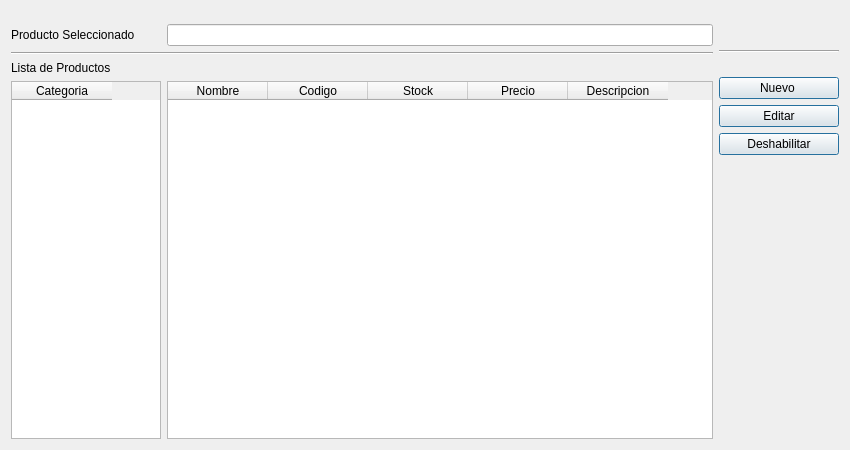
<?xml version="1.0" encoding="UTF-8"?>
<ui version="4.0">
 <class>UI_PRODUCTO</class>
 <widget class="QWidget" name="UI_PRODUCTO">
  <property name="geometry">
   <rect>
    <x>0</x>
    <y>0</y>
    <width>850</width>
    <height>450</height>
   </rect>
  </property>
  <property name="windowTitle">
   <string>Form</string>
  </property>
  <layout class="QGridLayout" name="gridLayout_6">
   <item row="0" column="0">
    <layout class="QGridLayout" name="gridLayout_3">
     <item row="0" column="0" colspan="2">
      <spacer name="horizontalSpacer_2">
       <property name="orientation">
        <enum>Qt::Horizontal</enum>
       </property>
       <property name="sizeType">
        <enum>QSizePolicy::Expanding</enum>
       </property>
       <property name="sizeHint" stdset="0">
        <size>
         <width>13</width>
         <height>13</height>
        </size>
       </property>
      </spacer>
     </item>
     <item row="1" column="0">
      <widget class="QLabel" name="label">
       <property name="text">
        <string>Producto Seleccionado </string>
       </property>
      </widget>
     </item>
     <item row="1" column="1">
      <widget class="QLineEdit" name="lineEdit"/>
     </item>
     <item row="2" column="0" colspan="2">
      <widget class="Line" name="line">
       <property name="orientation">
        <enum>Qt::Horizontal</enum>
       </property>
      </widget>
     </item>
     <item row="3" column="0">
      <widget class="QLabel" name="label_2">
       <property name="text">
        <string>Lista de Productos </string>
       </property>
      </widget>
     </item>
     <item row="4" column="0">
      <widget class="QTableWidget" name="tableWidget">
       <property name="minimumSize">
        <size>
         <width>100</width>
         <height>0</height>
        </size>
       </property>
       <property name="maximumSize">
        <size>
         <width>150</width>
         <height>16777215</height>
        </size>
       </property>
       <column>
        <property name="text">
         <string>Categoria</string>
        </property>
       </column>
      </widget>
     </item>
     <item row="4" column="1">
      <widget class="QTableWidget" name="tableWidget_2">
       <column>
        <property name="text">
         <string>Nombre</string>
        </property>
       </column>
       <column>
        <property name="text">
         <string>Codigo</string>
        </property>
       </column>
       <column>
        <property name="text">
         <string>Stock</string>
        </property>
       </column>
       <column>
        <property name="text">
         <string>Precio</string>
        </property>
       </column>
       <column>
        <property name="text">
         <string>Descripcion</string>
        </property>
       </column>
      </widget>
     </item>
    </layout>
   </item>
   <item row="0" column="1">
    <layout class="QGridLayout" name="gridLayout_2">
     <item row="0" column="0">
      <spacer name="horizontalSpacer">
       <property name="orientation">
        <enum>Qt::Horizontal</enum>
       </property>
       <property name="sizeType">
        <enum>QSizePolicy::Fixed</enum>
       </property>
       <property name="sizeHint" stdset="0">
        <size>
         <width>120</width>
         <height>13</height>
        </size>
       </property>
      </spacer>
     </item>
     <item row="1" column="0">
      <layout class="QGridLayout" name="gridLayout">
       <item row="0" column="0">
        <spacer name="verticalSpacer_2">
         <property name="orientation">
          <enum>Qt::Vertical</enum>
         </property>
         <property name="sizeType">
          <enum>QSizePolicy::Fixed</enum>
         </property>
         <property name="sizeHint" stdset="0">
          <size>
           <width>20</width>
           <height>26</height>
          </size>
         </property>
        </spacer>
       </item>
       <item row="1" column="0">
        <widget class="Line" name="line_2">
         <property name="orientation">
          <enum>Qt::Horizontal</enum>
         </property>
        </widget>
       </item>
       <item row="2" column="0">
        <spacer name="verticalSpacer_3">
         <property name="orientation">
          <enum>Qt::Vertical</enum>
         </property>
         <property name="sizeType">
          <enum>QSizePolicy::Fixed</enum>
         </property>
         <property name="sizeHint" stdset="0">
          <size>
           <width>20</width>
           <height>18</height>
          </size>
         </property>
        </spacer>
       </item>
       <item row="3" column="0">
        <widget class="QPushButton" name="pushButton_NuevoProducto">
         <property name="text">
          <string>   Nuevo    </string>
         </property>
         <property name="icon">
          <iconset resource="Icons/Icons.qrc">
           <normaloff>:/Icons/1348112114_notification_add.png</normaloff>:/Icons/1348112114_notification_add.png</iconset>
         </property>
         <property name="iconSize">
          <size>
           <width>32</width>
           <height>32</height>
          </size>
         </property>
         <property name="shortcut">
          <string>Ctrl+N</string>
         </property>
         <property name="default">
          <bool>true</bool>
         </property>
         <property name="flat">
          <bool>false</bool>
         </property>
        </widget>
       </item>
       <item row="4" column="0">
        <widget class="QPushButton" name="pushButton_ModificarProducto">
         <property name="text">
          <string>   Editar   </string>
         </property>
         <property name="icon">
          <iconset resource="Icons/Icons.qrc">
           <normaloff>:/Icons/1348112116_file_edit.png</normaloff>:/Icons/1348112116_file_edit.png</iconset>
         </property>
         <property name="iconSize">
          <size>
           <width>32</width>
           <height>32</height>
          </size>
         </property>
         <property name="shortcut">
          <string>Ctrl+M</string>
         </property>
         <property name="autoDefault">
          <bool>false</bool>
         </property>
         <property name="default">
          <bool>true</bool>
         </property>
         <property name="flat">
          <bool>false</bool>
         </property>
        </widget>
       </item>
      </layout>
     </item>
     <item row="2" column="0">
      <widget class="QPushButton" name="pushButton_DeshabilitarProducto">
       <property name="text">
        <string>   Deshabilitar   </string>
       </property>
       <property name="icon">
        <iconset resource="Icons/Icons.qrc">
         <normaloff>:/Icons/notification_error.png</normaloff>:/Icons/notification_error.png</iconset>
       </property>
       <property name="iconSize">
        <size>
         <width>32</width>
         <height>32</height>
        </size>
       </property>
       <property name="shortcut">
        <string>Ctrl+D</string>
       </property>
       <property name="default">
        <bool>true</bool>
       </property>
       <property name="flat">
        <bool>false</bool>
       </property>
      </widget>
     </item>
     <item row="3" column="0">
      <spacer name="verticalSpacer">
       <property name="orientation">
        <enum>Qt::Vertical</enum>
       </property>
       <property name="sizeHint" stdset="0">
        <size>
         <width>20</width>
         <height>118</height>
        </size>
       </property>
      </spacer>
     </item>
    </layout>
   </item>
  </layout>
 </widget>
 <resources>
  <include location="Icons/Icons.qrc"/>
 </resources>
 <connections/>
</ui>
